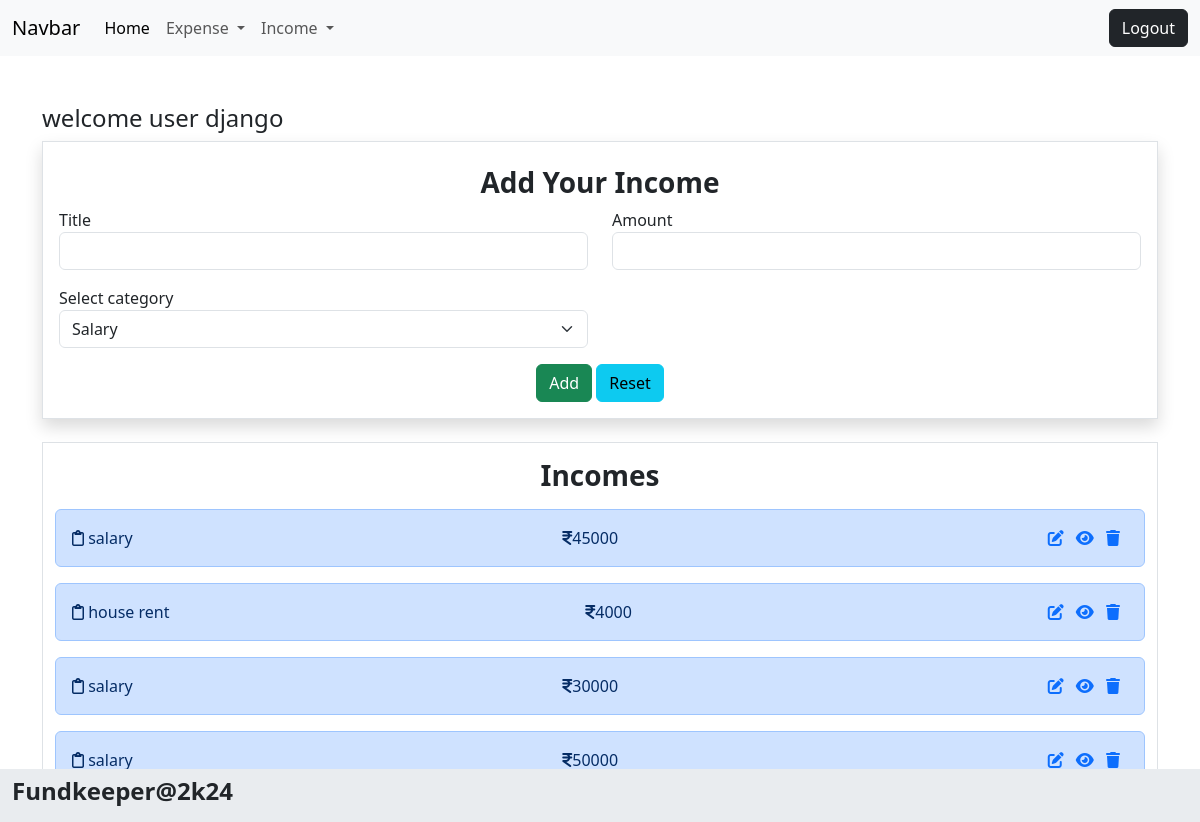
Page /income/add/ (signed in) on the committed database.
### budget/models.py (models this page shows, shortened)
class Income(models.Model):
    title=models.CharField(max_length=200)
    amount=models.PositiveIntegerField()
    income_categories = (
        ("Salary", "Salary"),
        ("Business", "Business"),
        ("Investment", "Investment"),
        ("Rental", "Rental"),
        ("Interest", "Interest"),
        ("Dividend", "Dividend"),
        ("Royalty", "Royalty"),
        ("Capital", "Capital"),
        ("Pension", "Pension"),
        ("SocialSecurity", "SocialSecurity")
    )
    category=models.CharField(max_length=200,choices=income_categories,default="Salary")
    user_object=models.ForeignKey(User,on_delete=models.CASCADE)
    created_date=models.DateTimeField(auto_now_add=True)

### budget/views.py (the view, shortened to what this page needs)
# urls.py: path("income/add/",views.IncomeCreateView.as_view(),name="income-add"),
@method_decorator(Signin_required,name="dispatch")
class IncomeCreateView(View):
    def get(self,request,*args, **kwargs):
        form_instance=IncomeForm()
        qs=Income.objects.filter(user_object=request.user) #to fetch all income of login user
        return render(request,"income_add.html",{"form":form_instance,"data":qs})

### budget/forms.py
class IncomeForm(forms.ModelForm):
    class Meta:
        model=Income
        exclude=("id","created_date","user_object")
        widgets={
            "title":forms.TextInput(attrs={"class":"form-control"}),
            "amount":forms.TextInput(attrs={"class":"form-control"}),
            "category":forms.Select(attrs={"class":"form-control form-select"}),
        }

### budget/templates/income_add.html (shortened to what this page needs)
{%extends 'base.html'%}
{%block main_block%}
<div class="container mt-5">
    <h4>welcome user {{request.user}}</h4>
    <div class="container-fluid border p-3 shadow mb-4"
    data-aos="zoom-out-up"
    data-aos-easing="ease-out-cubic"
    data-aos-duration="2000">
        <h3 class="text-center fw-bold my-2">Add Your Income</h3>
        <form action="" method="post">
            <div class="mb-3">
               <div class="row">
                <div class="col-6">
                    <label for="">Title</label>
                    {{form.title}}
                </div>
                <div class="col-6">
                    <label for="">Amount</label>
                    {{form.amount}}
                </div>
               </div>
            </div>
            <div class="mb-3">
                <div class="row">
                 <div class="col-6">
                     <label for="">Select category</label>
                     {{form.category}}
                 </div>
                </div>
             </div>
             <div class="d-flex justify-content-center">
               <div>
                <button type="submit" class="btn btn-success">Add</button>
                <button type="reset" class="btn btn-info">Reset</button>
               </div>
             </div>
        </form>
    </div>
    <div class="container-fluid border mb-3">
        <h3 class="text-center fw-bold my-3">Incomes</h3>
        {%for i in data%}
        <div class="alert alert-primary d-flex justify-content-between" role="alert" data-aos="fade-down"
        data-aos-easing="linear"
        data-aos-duration="1000">
           <div> <i class="fa-regular fa-clipboard"></i> {{i.title}}</div>
         <div>   <i class="fa-solid fa-indian-rupee-sign"></i>{{i.amount}}</div>
            <div>
                <a href="{%url 'income-edit' i.id%}" class="me-2"><i class="fa-solid fa-pen-to-square"> </i></a>
                <a href="{%url 'income-details' i.id%}" class="me-2"><i class="fa-solid fa-eye"></i></a>
                <a href="{%url 'income-delete' i.id%}" class="me-2"><i class="fa-solid fa-trash"></i></a>
            </div>
          </div>
        {%endfor%}
    </div>
</div>
{%endblock%}

### rows in the picture
Income: title "salary", amount "45000"
Income: title "house rent", amount "4000"
Income: title "salary", amount "30000"
Income: title "salary", amount "50000"

### other values in the picture
{{ request.user }} "django"
